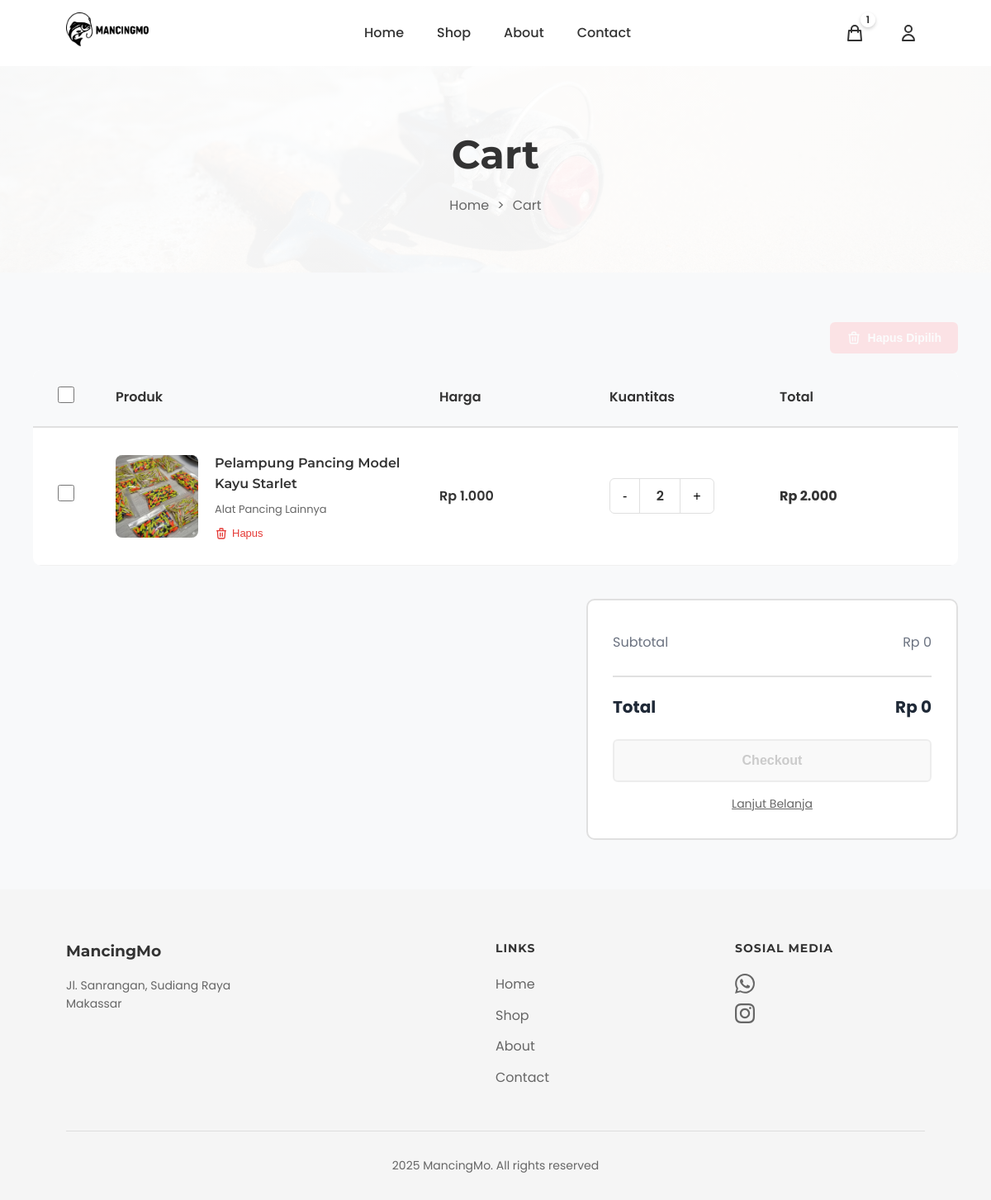
The app's page /cart/ (signed in) with its own data.
### products/models.py (models this page shows, shortened)
class Cart(models.Model):
    user = models.OneToOneField(User, on_delete=models.CASCADE, related_name='cart', verbose_name="Pengguna")
    created_at = models.DateTimeField(auto_now_add=True, verbose_name="Dibuat Pada")
    updated_at = models.DateTimeField(auto_now=True, verbose_name="Diperbarui Pada")
    class Meta:
        verbose_name = "Keranjang"
        verbose_name_plural = "Keranjang"
        app_label = 'products'
    @property
    def unique_items_count(self):
        return self.items.count()
    def get_unique_items_count(self):
        return self.unique_items_count

class CartItem(models.Model):
    cart = models.ForeignKey(Cart, on_delete=models.CASCADE, related_name='items', verbose_name="Keranjang")
    product = models.ForeignKey(Product, on_delete=models.CASCADE, verbose_name="Produk")
    quantity = models.IntegerField(default=1, verbose_name="Jumlah")
    added_at = models.DateTimeField(auto_now_add=True, verbose_name="Ditambahkan Pada")
    class Meta:
        verbose_name = "Item Keranjang"
        verbose_name_plural = "Item Keranjang"
        unique_together = ('cart', 'product')
    @property
    def subtotal(self):
        return self.product.price * self.quantity
    def get_subtotal(self):
        return self.subtotal

class Product(models.Model):
    name = models.CharField(max_length=300, verbose_name="Nama Produk")
    slug = models.SlugField(unique=True, blank=True, verbose_name="Slug")
    description = models.TextField(verbose_name="Deskripsi")
    price = models.DecimalField(max_digits=10, decimal_places=0, verbose_name="Harga")
    category = models.ForeignKey(Category, on_delete=models.CASCADE, related_name='products', verbose_name="Kategori")
    stock = models.IntegerField(default=0, verbose_name="Stok")
    image = models.ImageField(upload_to='products/', blank=True, null=True, verbose_name="Gambar")
    is_active = models.BooleanField(default=True, verbose_name="Aktif")
    featured = models.BooleanField(default=False, verbose_name="Unggulan")
    created_at = models.DateTimeField(auto_now_add=True, verbose_name="Dibuat Pada")
    updated_at = models.DateTimeField(auto_now=True, verbose_name="Diperbarui Pada")
    class Meta:
        verbose_name = "Produk"
        verbose_name_plural = "Produk"
        ordering = ['-created_at']
        app_label = 'products'

class Category(models.Model):
    name = models.CharField(max_length=200, verbose_name="Nama Kategori")
    slug = models.SlugField(unique=True, blank=True, verbose_name="Slug")
    description = models.TextField(blank=True, verbose_name="Deskripsi")
    created_at = models.DateTimeField(auto_now_add=True, verbose_name="Dibuat Pada")
    class Meta:
        verbose_name = "Kategori"
        verbose_name_plural = "Kategori"
        ordering = ['name']
        app_label = 'products'

### products/views.py (the view)
# urls.py: path('cart/', views.cart, name='cart'),
@login_required
def cart(request):
    cart, created = Cart.objects.get_or_create(user=request.user)
    cart_items = cart.items.select_related('product').all()
    context = {
        'cart': cart,
        'cart_items': cart_items,
    }
    return render(request, 'cart.html', context)

### products/templatetags/currency_filters.py (called while the page is built)
@register.filter
def format_currency(value):
    try:
        value = int(value)
        return f"{value:,}".replace(",", ".")
    except (ValueError, TypeError):
        return value

### templates/cart.html (shortened to what this page needs)
{% extends 'base.html' %}
{% load static %}
{% load currency_filters %}
{% block extra_css %}
<link rel="stylesheet" href="{% static 'css/cart.css' %}">
{% endblock %}
{% block content %}
<section class="page-hero">
    <h1 class="page-title">Cart</h1>
    <div class="breadcrumb">
        <a href="{% url 'home' %}">Home</a>
        <span>></span>
        <span>Cart</span>
    </div>
</section>
<section class="cart-container">
    {% if cart_items %}
    <div class="cart-actions">
        <button type="button" class="btn-delete-selected" id="delete-selected-btn" onclick="deleteSelectedItems()" disabled>
            <svg fill="none" stroke="currentColor" viewBox="0 0 24 24">
                <path stroke-linecap="round" stroke-linejoin="round" stroke-width="2" d="M19 7l-.867 12.142A2 2 0 0116.138 21H7.862a2 2 0 01-1.995-1.858L5 7m5 4v6m4-6v6m1-10V4a1 1 0 00-1-1h-4a1 1 0 00-1 1v3M4 7h16"/>
            </svg>
        </button>
    </div>
    <div class="cart-table">
        <div class="table-header">
            <div>
                <input type="checkbox" id="select-all-checkbox" onchange="toggleSelectAll(this)">
            </div>
            <div>Produk</div>
            <div>Harga</div>
            <div>Kuantitas</div>
            <div>Total</div>
        </div>
        {% for item in cart_items %}
        <div class="cart-item" data-item-id="{{ item.id }}">
            <div>
                <input type="checkbox" class="item-checkbox"
                       data-item-id="{{ item.id }}"
                       data-price="{{ item.product.price|floatformat:0 }}"
                       data-quantity="{{ item.quantity }}"
                       data-subtotal="{{ item.get_subtotal|floatformat:0 }}"
                       onchange="updateCartSummary()">
            </div>
            <div class="item-details">
                <div class="item-image">
                    {% if item.product.image %}
                    <img src="{{ item.product.image.url }}" alt="{{ item.product.name }}">
                    {% else %}
                    <img src="{% static 'image/no-image.png' %}" alt="No Image">
                    {% endif %}
                </div>
                <div class="item-info">
                    <h3>{{ item.product.name }}</h3>
                    <div class="item-variant">{{ item.product.category.name }}</div>
                    <div class="item-actions">
                        <form method="post" action="{% url 'remove_from_cart' item.id %}" style="display: inline;">
                            <button type="submit" class="action-btn" onclick="return confirm('Hapus produk ini dari keranjang?')">
                                <svg fill="none" stroke="currentColor" viewBox="0 0 24 24">
                                    <path stroke-linecap="round" stroke-linejoin="round" stroke-width="2" d="M19 7l-.867 12.142A2 2 0 0116.138 21H7.862a2 2 0 01-1.995-1.858L5 7m5 4v6m4-6v6m1-10V4a1 1 0 00-1-1h-4a1 1 0 00-1 1v3M4 7h16"/>
                                </svg>
                                Hapus
                            </button>
                        </form>
                    </div>
                </div>
            </div>
            <div class="item-price">
                Rp {{ item.product.price|format_currency }}
            </div>
            <div class="item-quantity">
                <button class="qty-btn" onclick="updateQuantity({{ item.id }}, 'decrease')">-</button>
                <span class="qty-display" id="qty-{{ item.id }}">{{ item.quantity }}</span>
                <button class="qty-btn" onclick="updateQuantity({{ item.id }}, 'increase')">+</button>
            </div>
            <div class="item-total" id="subtotal-{{ item.id }}">
                Rp {{ item.get_subtotal|format_currency }}
            </div>
        </div>
        {% endfor %}
    </div>
    <div class="cart-summary">
        <div class="summary-row">
            <span>Subtotal</span>
            <span id="cart-subtotal">Rp 0</span>
        </div>
        <div class="summary-row total">
            <span>Total</span>
            <span id="cart-total">Rp 0</span>
        </div>
        <button type="button" class="btn-checkout" id="checkout-btn" onclick="proceedToCheckout()" disabled>Checkout</button>
        <a href="{% url 'shop' %}" class="link-continue">Lanjut Belanja</a>
    </div>
    {% endif %}
</section>
{% endblock %}

### templates/includes/header.html (shortened to what this page needs)
{% load static %}
<nav>
    <div class="logo">
        <a href="{% url 'home' %}">
            <img src="{% static 'image/logo mancingmo.png' %}" alt="MancingMo Logo">
        </a>
    </div>
    <ul class="nav-links">
        <li><a href="{% url 'home' %}">Home</a></li>
        <li><a href="{% url 'shop' %}">Shop</a></li>
        <li><a href="{% url 'about' %}">About</a></li>
        <li><a href="{% url 'contact' %}">Contact</a></li>
    </ul>
    <div class="nav-icons">
        <a href="{% url 'cart' %}" class="icon-link cart-icon-wrapper">
            <svg fill="none" stroke="currentColor" viewBox="0 0 24 24">
                <path stroke-linecap="round" stroke-linejoin="round" stroke-width="2" d="M16 11V7a4 4 0 00-8 0v4M5 9h14l1 12H4L5 9z"/>
            </svg>
            {% if user.is_authenticated %}
                {% if user.cart.get_unique_items_count > 0 %}
                <span class="cart-badge" id="cartBadge">{{ user.cart.get_unique_items_count }}</span>
                {% else %}
                <span class="cart-badge" id="cartBadge" style="display: none;"></span>
                {% endif %}
            {% endif %}
        </a>
        {% if user.is_authenticated %}
        <div class="user-menu">
            <button class="user-btn">
                <svg fill="none" stroke="currentColor" viewBox="0 0 24 24">
                    <path stroke-linecap="round" stroke-linejoin="round" stroke-width="2" d="M16 7a4 4 0 11-8 0 4 4 0 018 0zM12 14a7 7 0 00-7 7h14a7 7 0 00-7-7z"/>
                </svg>
            </button>
        </div>
        {% endif %}
    </div>
</nav>

### static/css/header.css (style rules this page uses)
nav { display: flex; justify-content: space-between; align-items: center; padding: 15px 80px; background: white; box-shadow: 0 2px 5px rgba(0,0,0,0.1); height: 80px; }
.logo { display: flex; align-items: center; font-weight: bold; font-size: 20px; }
.logo img { width: 100px; height: 100px; margin-right: 10px; object-fit: contain; }
.nav-links { display: flex; gap: 40px; list-style: none; }
.nav-links a { text-decoration: none; color: #333; font-weight: 500; transition: color 0.3s; }
.nav-icons { display: flex; gap: 25px; align-items: center; }
.nav-icons a { text-decoration: none; color: #333; display: flex; flex-direction: column; align-items: center; gap: 5px; }
.nav-icons a svg { width: 24px; height: 24px; color: #333; stroke: #333; }
.nav-icons a span { font-size: 12px; color: #333; line-height: 1; white-space: nowrap; }
.cart-icon-wrapper { position: relative; display: flex; align-items: center; justify-content: center; width: 40px; height: 40px; }
.cart-badge { position: absolute; top: -5px; right: -5px; background: transparent; color: white; font-size: 11px; font-weight: 600; min-width: 18px; height: 18px; border-radius: 9px; display: flex; align-items: center; justify-content: center; padding: 0 5px; box-shadow: 0 2px 4px rgba(0, 0, 0, 0.2); border: 2px solid white; z-index: 10; }
.user-menu { position: relative; }
.user-btn { display: flex; align-items: center; justify-content: center; width: 40px; height: 40px; padding: 0; background: transparent; border: none; cursor: pointer; transition: all 0.3s ease; color: #333; }
.user-btn svg { width: 24px; height: 24px; }
.icon-link { display: flex; align-items: center; justify-content: center; width: 40px; height: 40px; color: #333; transition: all 0.3s ease; }

### static/css/order_history.css (style rules this page uses)
.summary-row { display: flex; justify-content: space-between; padding: 0.5rem 0; color: #6b7280; font-size: 0.9rem; }
.summary-row.total { font-weight: 600; color: #1f2937; border-top: 2px solid #e5e7eb; padding-top: 0.75rem; margin-top: 0.5rem; font-size: 1rem; }

### templates/base.html (style rules this page uses)
* { margin: 0; padding: 0; box-sizing: border-box; }
body { font-family: 'Poppins', sans-serif; color: #333; background-color: #f8f9fa; line-height: 1.6; min-height: 100vh; display: flex; flex-direction: column; }
h1, h2, h3, h4, h5, h6 { font-family: 'Montserrat', sans-serif; }

### records on screen
CartItem: product.image (picture), product.name "Pelampung Pancing Model Kayu Starlet", product.category.name "Alat Pancing Lainnya", product.price "1.000", quantity "2", get_subtotal "2.000"

### other values on screen
{{ user.cart.get_unique_items_count }} "1"
